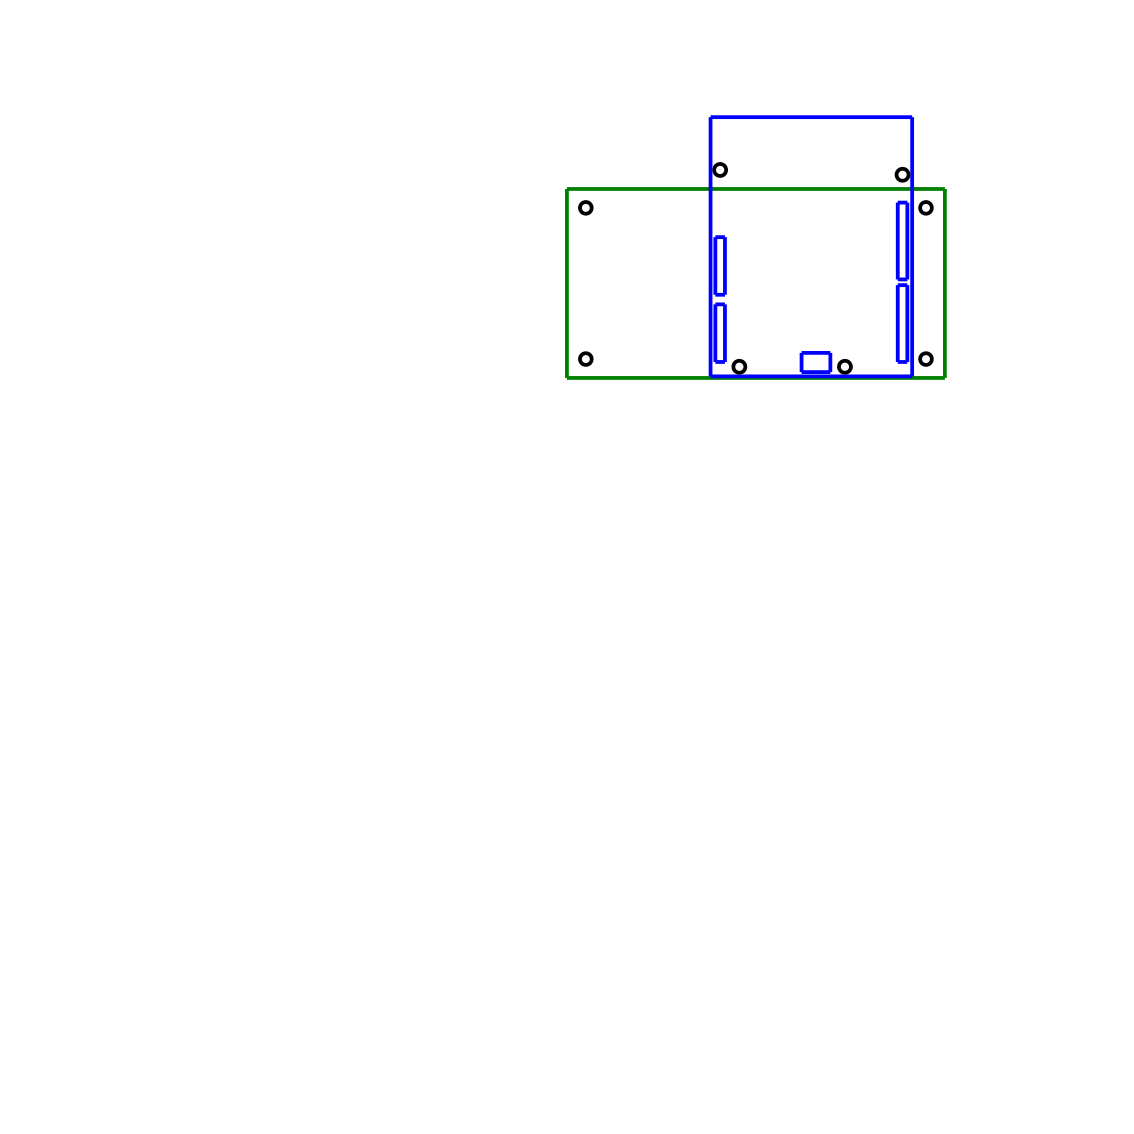

Recreate this plot in Python.
#!/usr/bin/env python

import svgwrite
from math import *

class Canvas:
    def __init__(self, file_name, x_size = 100, y_size = 100, extras = False):
	assert isinstance(file_name, str)
	assert isinstance(extras, bool)

	drawing = svgwrite.Drawing(file_name,
	  size = ("{0}mm".format(x_size), "{0}mm".format(y_size)),
	  viewBox = "0 0 {0} {1}".format(x_size, y_size), profile="tiny")

	self._drawing = drawing
	self._dx = 0.0
	self._dy = 0.0
	self._extras = extras
	self._holes = []
	self._pcb_x = 3.00	# PCB X offset (inches)
	self._pcb_y = 3.00	# PCB Y offset (inches)
	self._scale = 1.0
	self._y_offset = 200	# SVG Y origin offset (mm)

    def rectangle(self, x, y, length, width, rotate, color, label = ""):
	assert isinstance(x, int) or isinstance(x, float)
	assert isinstance(y, int) or isinstance(y, float)
	assert isinstance(length, int) or isinstance(length, float)
	assert isinstance(width, int) or isinstance(width, float)
	assert isinstance(rotate, int) or isinstance(rotate, float)
	assert isinstance(color, str)
	assert isinstance(label, str)

	half_length = length / 2.0
	half_width = width / 2.0
	angle1 = atan2( half_width,  half_length)
	angle2 = atan2( half_width, -half_length)
	angle3 = atan2(-half_width, -half_length)
	angle4 = atan2(-half_width,  half_length)
	hypotenuse = sqrt(half_length * half_length + half_width * half_width)

	x1 = x + hypotenuse * cos(angle1 + rotate)
	y1 = y + hypotenuse * sin(angle1 + rotate)
	x2 = x + hypotenuse * cos(angle2 + rotate)
	y2 = y + hypotenuse * sin(angle2 + rotate)
	x3 = x + hypotenuse * cos(angle3 + rotate)
	y3 = y + hypotenuse * sin(angle3 + rotate)
	x4 = x + hypotenuse * cos(angle4 + rotate)
	y4 = y + hypotenuse * sin(angle4 + rotate)

	if not self._extras:
	    color = "black"
	self.line(x1, y1, x2, y2, color = color)
	self.line(x2, y2, x3, y3, color = color)
	self.line(x3, y3, x4, y4, color = color)
	self.line(x4, y4, x1, y1, color = color)

    def hole(self, x, y, diameter, color = "black", label = ""):
	assert isinstance(x, int) or isinstance(x, float)
	assert isinstance(y, int) or isinstance(y, float)
	assert isinstance(diameter, int) or isinstance(diameter, float)
	assert isinstance(color, str)
	assert isinstance(label, str)

	drawing = self._drawing
	dx = self._dx
	dy = self._dy
	holes = self._holes
	pcb_x = self._pcb_x
	pcb_y = self._pcb_y
	scale = self._scale
	y_offset = self._y_offset

	px = x * scale + dx
	py = y_offset - (y * scale + dy)

	drawing.add(drawing.circle(center = (px, py),
	  r = diameter/2.0 * scale, stroke = "black", fill = "white"))

	#print("y={0} scale={1} dy={2}".format(y, scale, dy))
	xx = pcb_x + ((x * scale + dx) - 100) / 25.4
	yy = pcb_y - ((y * scale + dy) - 100) / 25.4
	holes.append( [xx, yy] )
	if label != "":
	    print("{0}: center x/y=({1:.3f},{2:.3f}) diam={3:.3f}".format(
	      label, x, y, diameter))

    def holes_average(self, label):
	assert isinstance(label, str)

	# If *label* is not empty, print out the average of *holes*:
	if label != "":
	    holes = self._holes
	    holes_size = len(holes)

	    x_sum = 0.0
	    y_sum = 0.0
	    for hole in holes:
		x_sum += hole[0]
		y_sum += hole[1]
	    x_average = x_sum / holes_size
	    y_average = y_sum / holes_size
	    print("{0}: ({1}, {2})".format(label, x_average, y_average))

	self._holes = []
	

    def line(self, x1, y1, x2, y2, color = "black", label = ""):
	assert isinstance(x1, int) or isinstance(x1, float)
	assert isinstance(y1, int) or isinstance(y1, float)
	assert isinstance(x2, int) or isinstance(x2, float)
	assert isinstance(y2, int) or isinstance(y2, float)
	assert isinstance(color, str)
	assert isinstance(label, str)

	#print("Canvas.line({0}, {1}, {2}, {3}, {4})". \
	#  format(x1, y1, x2, y2, color))

	drawing = self._drawing
	dx = self._dx
	dy = self._dy
	pcb_x = self._pcb_x
	pcb_y = self._pcb_y
	scale = self._scale	
	y_offset = self._y_offset

	px1 = x1 * scale + dx
	py1 = y_offset - (y1 * scale + dy)
	px2 = x2 * scale + dx
	py2 = y_offset - (y2 * scale + dy)
	p1 = (px1, py1)
	p2 = (px2, py2)
	drawing.add(drawing.line(p1, p2, stroke=color))

	if label != "":
            xx1 = pcb_x + ((x1 * scale + dx) - 100) / 25.4
            yy1 = pcb_y - ((y1 * scale + dy) - 100) / 25.4
            xx2 = pcb_x + ((x2 * scale + dx) - 100) / 25.4
            yy2 = pcb_y - ((y2 * scale + dy) - 100) / 25.4
	    print("{0}: ({1:.6f}, {2:.6f}) - ({3:.6f}, {4:.6f})".format(label,
	      xx1, yy1, xx2, yy2))

    def origin_scale(self, dx, dy, scale):
	self._dx = dx
	self._dy = dy
	self._scale = scale

    def save(self):
	self._drawing.save()

def sonar_draw(sonar, canvas, x, y, extras, color):
    # Check argument types:
    assert isinstance(sonar, dict)
    assert isinstance(canvas, Canvas)
    assert isinstance(x, float)
    assert isinstance(y, float)
    assert isinstance(extras, bool)
    assert isinstance(color, str)

    # Grab values from *sonar*:
    sonar_dx = sonar["dx"]
    sonar_dy = sonar["dy"]

    # Draw the sonar rectangle:
    if extras:
	canvas.rectangle(x, y, sonar_dx, sonar_dy, 0.0, color=color)

    # Draw mounting holes:
    hole_diameter = 2.25
    hole_dx = sonar_dx - 2.75
    hole_dy = sonar_dy - 2.75
    canvas.hole(x - hole_dx / 2.0, y + hole_dy / 2.0, hole_diameter)
    canvas.hole(x + hole_dx / 2.0, y - hole_dy / 2.0, hole_diameter)

    # Draw connector gap:
    connector_dx = .1 * 25.4
    connector_dy = .4 * 25.4
    canvas.rectangle(x - (sonar_dx / 2.0 - connector_dx / 2.0), y,
      connector_dx, connector_dy, 0.0, color=color)

    # Draw the crystal opening:
    crystal_dx = 5.50
    crystal_dy = 11.00
    canvas.rectangle(x + (sonar_dx / 2.0 - crystal_dx / 2.0), y,
      crystal_dx, crystal_dy, 0.0, color=color)

    # Draw sonar transceiver holes:
    inner_edge_dy = 11.40
    outer_edge_dy = 43.20
    diameter = (outer_edge_dy - inner_edge_dy) / 2.0
    radius = diameter / 2.0
    diameter_extra = diameter + 1.0
    canvas.hole(x, y + (inner_edge_dy / 2.0 + radius),
      diameter_extra, color=color)
    canvas.hole(x, y - (inner_edge_dy / 2.0 + radius),
      diameter_extra, color=color)

def holder_draw(holder, sonar, bracket, canvas, x, y, extras, color):
    # Check argument types:
    assert isinstance(holder, dict)
    assert isinstance(sonar, dict)
    assert isinstance(bracket, dict)
    assert isinstance(canvas, Canvas)
    assert isinstance(x, float)
    assert isinstance(y, float)
    assert isinstance(extras, bool)
    assert isinstance(color, str)

    # Grab some values (note, we rotate by 90 degrees => swap dx and dy):
    bracket_dy = bracket["dx"]
    bracket_dx = bracket["dy"]

    # Some sonar values:
    sonar_dx = sonar["dx"]
    sonar_dy = sonar["dy"]

    # Draw the holder:
    holder_dx = sonar_dx + 10.00
    holder_dy = sonar_dy + bracket_dy + 10.00

    # Draw the holder outline:
    canvas.rectangle(x, y, holder_dx, holder_dy, 0.0, color=color)

    # Draw the *sonar*:
    sonar_x = x
    sonar_y = y + holder_dy/2.0 - 5.0 - sonar_dy/2.0
    sonar_draw(sonar, canvas, sonar_x, sonar_y, extras, color)

    # Draw the bracket mounting rectangle:
    bracket_x = x
    bracket_y = y - holder_dy/2.0 + bracket_dy/2.0
    bracket_draw(bracket, canvas, bracket_x, bracket_y, -pi/2.0, extras, color)

def bracket_draw(bracket, canvas, x, y, angle, extras, color):
    # Verify argument types:
    assert isinstance(bracket, dict)
    assert isinstance(canvas, Canvas)
    assert isinstance(x, float)
    assert isinstance(y, float)
    assert isinstance(angle, float)
    assert isinstance(extras, bool)
    assert isinstance(color, str)

    # Grab some values:
    bracket_dx = bracket["dx"]
    bracket_dy = bracket["dy"]
    bracket_hole_offset = bracket["hole_offset"]
    bracket_hole_diameter = bracket["hole_diameter"]

    # Draw the *bracket* rectangle:
    if extras:
	canvas.rectangle(x, y, bracket_dx, bracket_dy, angle, color=color)

    # Draw the *bracket* mounting hole:
    hole_offset = -bracket_dx / 2 + bracket_hole_offset
    x1 = x + hole_offset * cos(angle)
    y1 = y + hole_offset * sin(angle)
    canvas.hole(x1, y1, bracket_hole_diameter)

    # Compute the alignment polar *align_angle* and *align_radius*:
    half_bracket_dx = bracket_dx / 2.0
    half_bracket_dx_squared = half_bracket_dx * half_bracket_dx
    half_bracket_dy = bracket_dy / 2.0
    half_bracket_dy_squared = half_bracket_dy * half_bracket_dy
    align_radius = sqrt(half_bracket_dx_squared + half_bracket_dy_squared)
    align_angle = atan2(bracket_dy, bracket_dx)

    # Draw the two alignment holes:
    hole_angle = angle + pi
    hole_diameter = 0.1
    x1 = x + align_radius * cos(hole_angle + align_angle)
    y1 = y + align_radius * sin(hole_angle + align_angle)
    canvas.hole(x1, y1, hole_diameter)
    x2 = x + align_radius * cos(hole_angle - align_angle)
    y2 = y + align_radius * sin(hole_angle - align_angle)
    canvas.hole(x2, y2, hole_diameter)

def aduino_hole(arduino, hole_x, hole_y, diameter):
    canvas = arduino["canvas"]
    scale = arduino["scale"]
    x = arduino["x"]
    y = arduino["y"]

    #canvas.hole(x + hole_x * scale, y + hole_y * scale, diameter * scale)

    canvas.hole(x + hole_y * scale, y - hole_x * scale, diameter * scale)

def arduino_rectangle(arduino, x1, y1, x2, y2, label, color="black"):
    canvas = arduino["canvas"]
    color = arduino["color"]
    scale = arduino["scale"]
    x = arduino["x"]
    y = arduino["y"]

    #xx1 = x + x1 * scale
    #yy1 = y + y1 * scale
    #xx2 = x + x2 * scale
    #yy2 = y + y2 * scale

    xx1 = x + y1 * scale
    yy1 = y - x1 * scale
    xx2 = x + y2 * scale
    yy2 = y - x2 * scale

    #y_min = min(yy1, yy2)
    #y_max = max(yy1, yy2)
    #print("{0}:y_min={1} y_max={2}".format(label, y_min, y_max))

    x_center = (xx1 + xx2) / 2.0
    y_center = (yy1 + yy2) / 2.0
    dx = abs(xx1 - xx2)
    dy = abs(yy1 - yy2)

    print("{0}:x_center={1}, y_center={2}".format(label, x_center,
      150.0 - (y_center - 100.00)))

    canvas.rectangle(x_center, y_center, dx, dy, 0.0, color=color)

def arduino_draw(canvas, x, y):
    assert isinstance(canvas, Canvas)
    assert isinstance(x, float)
    assert isinstance(y, float)

    arduino = {}
    arduino["canvas"] = canvas
    arduino["color"] = "blue"
    arduino["scale"] = 0.0254	# mil (.001in) => mm
    arduino["x"] = x
    arduino["y"] = y

    # Draw a board outline:
    arduino_rectangle(arduino, 0, 0, 2700, 2100, "board")

    # Draw D8-D13:
    arduino_rectangle(arduino,
      940 - 50, 2000 - 50, 1640 + 50, 2000 + 50, "D8-D13")

    # Draw D0-D7:
    arduino_rectangle(arduino,
      1800 - 50, 2000 - 50, 2500 + 50, 2000 + 50, "D0-D7")

    # Draw PWR:
    arduino_rectangle(arduino,
      1300 - 50, 100 - 50, 1800 + 50, 100 + 50, "PWR")

    # Draw A0-A5:
    arduino_rectangle(arduino,
      2000 - 50, 100 - 50, 2500 + 50, 100 + 50, "A0-A5")

    # Draw ISP:
    isp_x = 2505.512
    isp_y = 1198.031
    arduino_rectangle(arduino,
      isp_x - 50, isp_y - 250, isp_x + 150, isp_y + 50, "ISP")

    # Draw hole 1:
    diameter = 125
    aduino_hole(arduino,  600, 2000, diameter)
    aduino_hole(arduino, 2600, 1400, diameter)
    aduino_hole(arduino, 2600,  300, diameter)
    aduino_hole(arduino,  550,  100, diameter)


def main():
    extras = True
    #extras = False
    canvas = Canvas("shield_layout.svg",
      x_size = 300, y_size = 300, extras = extras)

    #canvas.origin_scale(150, 50, 0.050 * 25.4)
    canvas.origin_scale(50, 0, 1.00)

    # Draw the board outline:
    board_x = 150.00
    board_y = 125.00
    canvas.rectangle(board_x, board_y, 100.0, 50.0, 0.0, color="green")

    # Draw the 4 mounting holes:
    for dx in (-45.00, 45.00):
	for dy in (-20.00, 20.00):
	    canvas.hole(board_x + dx, board_y + dy, 3.1)

    arduino_draw(canvas, board_x - 12, board_y + 44.0)

    # Save *canvas*:
    canvas.save()

main()
